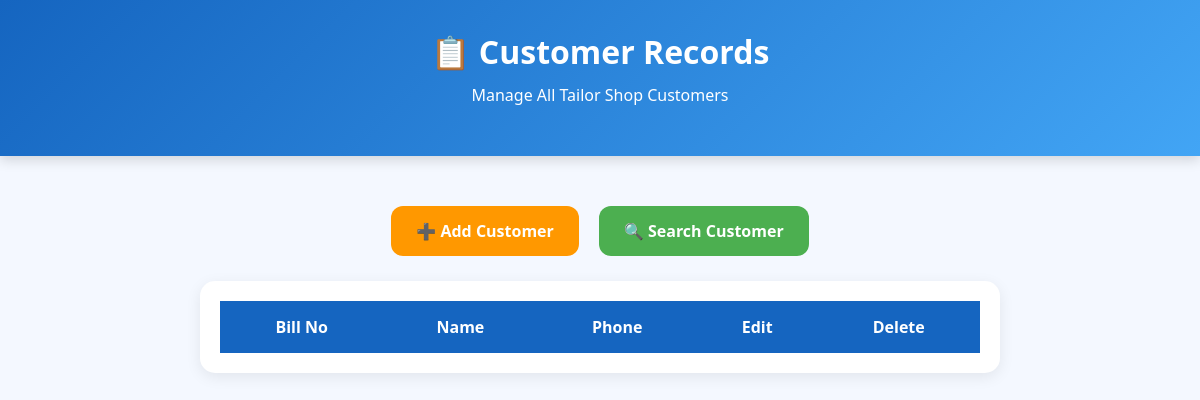
The page /customers on the database as committed earlier.
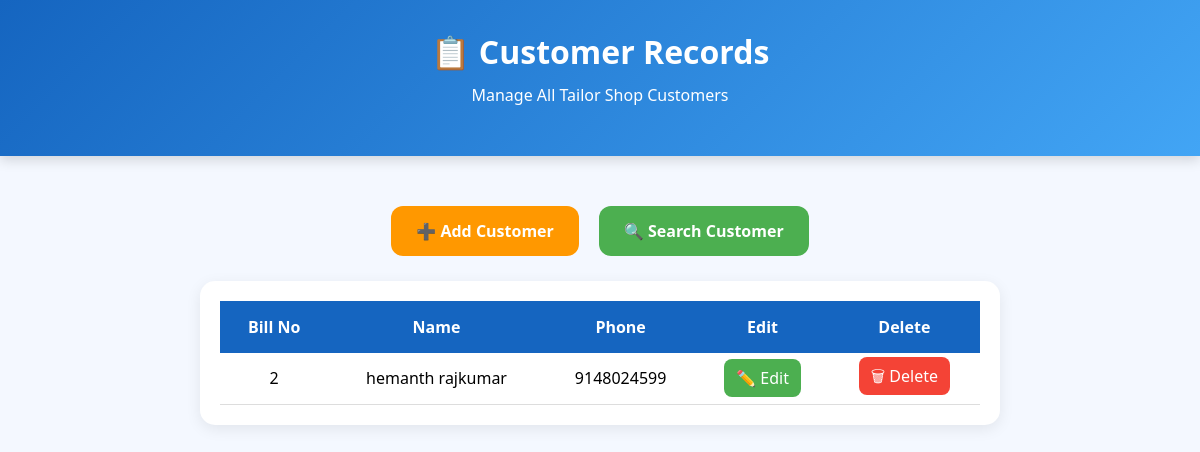
The same page on the database as committed later.
### tables this page shows
CREATE TABLE customers(
billno INTEGER PRIMARY KEY AUTOINCREMENT,
name TEXT,
phone TEXT,

shirt_length TEXT,
shoulder TEXT,
sleeve TEXT,
chest TEXT,
stomach TEXT,
shirt_hip TEXT,
collar TEXT,

pant_length TEXT,
waist TEXT,
pant_hip TEXT,
thigh TEXT,
knee TEXT,
bottom TEXT,
fork TEXT
);

### app.py (the view)
@app.route("/customers")
def customers():
    conn = get_db_connection()
    cursor = conn.cursor()
    cursor.execute("SELECT * FROM customers")
    rows = cursor.fetchall()
    conn.close()
    return render_template("customers.html", rows=rows)

### app.py (called while the page is built)
def get_db_connection():
    conn = sqlite3.connect("tailor.db")
    conn.row_factory = sqlite3.Row
    return conn

### templates/customers.html (shortened to what this page needs)
<!DOCTYPE html>
<html>
<head>
    <link rel="stylesheet" href="{{ url_for('static', filename='style.css') }}">
</head>
<body>
    <div class="header">
        <h1>📋 Customer Records</h1>
        <p>Manage All Tailor Shop Customers</p>
    </div>
    <div class="main-container">
        <div class="navigation">
            <a href="/" class="nav-btn customer-btn">
                ➕ Add Customer
            </a>
            <a href="/search" class="nav-btn search-btn">
                🔍 Search Customer
            </a>
        </div>
        <div class="table-card">
            <table class="customer-table">
                <tr>
                    <th>Bill No</th>
                    <th>Name</th>
                    <th>Phone</th>
                    <th>Edit</th>
                    <th>Delete</th>
                </tr>
                {% for row in rows %}
                <tr>
                    <td>{{row['billno']}}</td>
                    <td>{{row['name']}}</td>
                    <td>{{row['phone']}}</td>
                    <td>
                        <a href="/edit/{{row['billno']}}" class="edit-btn">
                            ✏️ Edit
                        </a>
                    </td>
                    <td>
                        <a href="/delete/{{row['billno']}}" class="delete-btn"
                           onclick="return confirm('Delete this customer?')">
                            🗑 Delete
                        </a>
                    </td>
                </tr>
                {% endfor %}
            </table>
        </div>
    </div>
</body>
</html>

### static/style.css (style rules this page uses)
body { font-family:'Segoe UI',sans-serif; background:#f4f8ff; margin:0; padding:0; }
.header { background:linear-gradient(135deg,#1565c0,#42a5f5); color:white; text-align:center; padding:30px; box-shadow:0 4px 12px rgba(0,0,0,0.15); }
.header h1 { margin:0; }
.header p { margin-top:8px; }
.main-container { max-width:800px; margin:30px auto; padding:20px; }
.navigation { display:flex; justify-content:center; gap:20px; margin-bottom:25px; }
.nav-btn { text-decoration:none; color:white; padding:14px 25px; border-radius:12px; font-weight:bold; transition:0.3s; }
.search-btn { background:#4caf50; }
.customer-btn { background:#ff9800; }
.table-card { background:white; padding:20px; border-radius:15px; box-shadow:0 4px 15px rgba(0,0,0,0.08); }
.customer-table { width:100%; border-collapse:collapse; }
.customer-table th { background:#1565c0; color:white; padding:15px; }
.customer-table td { padding:12px; text-align:center; border-bottom:1px solid #ddd; }
.edit-btn { background:#4caf50; color:white; text-decoration:none; padding:8px 12px; border-radius:8px; }
.delete-btn { background:#f44336; color:white; text-decoration:none; padding:8px 12px; border-radius:8px; }
p { line-height:1.8; }

Rows that differ between the two databases and show on the page:
added customers: billno "2", name "hemanth rajkumar", phone "9148024599"
